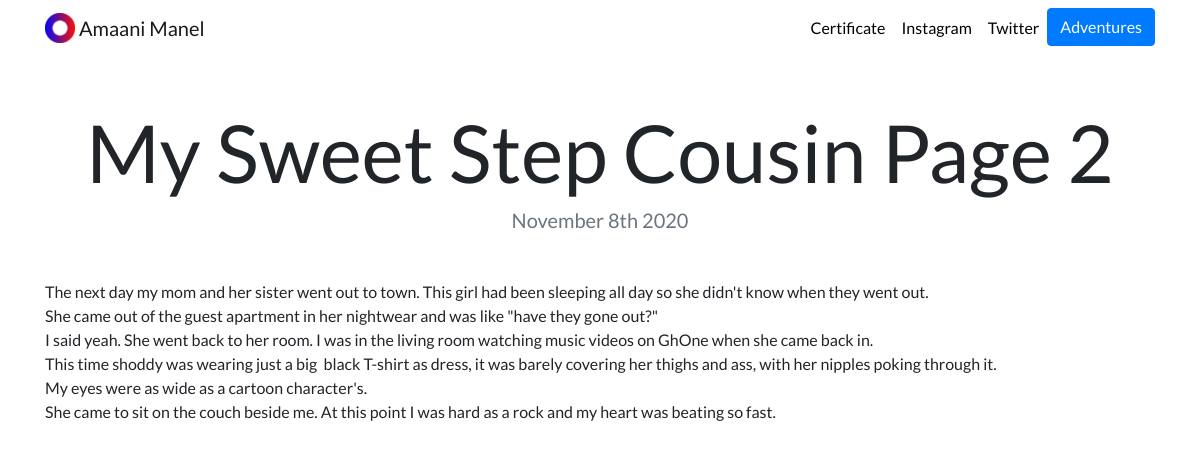
The page /blog/6/ on the database its author committed.
### blog/models.py (models this page shows, shortened)
class Blog(models.Model):
    title = models.CharField(max_length=200)
    description = models.TextField(max_length=3000)
    date = models.DateField()

### blog/views.py (the view)
# urls.py: path('<int:blog_id>/', views.detail, name='detail'),
def detail(request, blog_id):
    blog = get_object_or_404(Blog, pk=blog_id)
    return render(request, 'blog/detail.html', {'blog': blog})

### blog/templates/blog/detail.html
{% extends "portfolio/base.html" %}
{% load static %}
{% block content %}
<h1 class="text-center mt-5" id="blogdetailtitle">{{ blog.title }}</h1>
<h5 class="text-center text-muted mb-5">{{ blog.date|date:'F jS Y' }}</h5>
{{ blog.description|safe }}
{% endblock %}

### portfolio/static/portfolio/custom.css (style rules this page uses)
body { font-family: 'Lato', sans-serif; }
@media (min-width: 992px) { #blogdetailtitle { font-size: 5rem; } }

### rows shown on the page
Blog: title "My Sweet Step Cousin Page 2", date "November 8th 2020", description "The next day my mom and her sister went out to town. This girl had been sleeping all day so she didn't know when they went out. She came out of the guest apartment in her nightwear and was like \"have they gone out?\" I said yeah. She went back to her room. I was in the living room watching music videos on GhOne when she came back in. This time shoddy was wearing just a big black T-shirt as dress, it was barely covering her thighs and ass, with her nipples poking through it. My eyes were as wide as a cartoon character's. She came to sit on the couch beside me. At this point I was hard as a rock and my heart was beating so fast."
